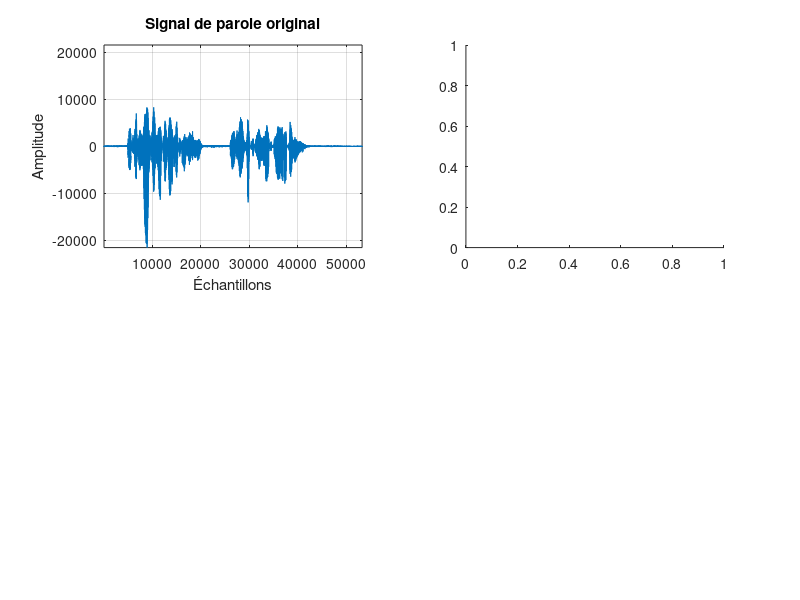

Recreate this plot in MATLAB. (Note: this script raises an error after producing the figure.)
%% Préliminaire 2 : Bruitage du signal de parole
clear; close all; clc;

% Chargement du signal de parole depuis le .mat
load('fcno01fz.mat');   

signal = fcno01fz;

Fe = 8000; 

% Fonction interne pour bruiter 
function [y, bruit] = addNoise(s, RSBdB)
    Ps = mean(s.^2);
    RSB = 10^(RSBdB/10);
    Pn = Ps / RSB;
    bruit = sqrt(Pn) * randn(size(s));
    y = s + bruit;
end

RSB_values = [5 10 15 20];
for i = 1:length(RSB_values)
    [y, bruit] = addNoise(signal, RSB_values(i));

    %  Affichage 
    figure;
    subplot(2,2,1);
    plot(signal);
    title('Signal de parole original');
    xlabel('Échantillons');ylabel('Amplitude');
    xlim([1 length(signal)]); 
    A = max(abs(signal));
    ylim([-A A]);
    grid on;


    subplot(2,2,2);
    spectrogram(signal, hamming(256), 128, 512, Fe, 'yaxis');
    title('Spectrogramme - signal original');

    subplot(2,2,3);
    plot(y);
    title(['Signal bruité (RSB = ', num2str(RSB_values(i)), ' dB)']);
    xlabel('Échantillons');ylabel('Amplitude');
    xlim([1 length(y)]);
    A = max(abs(y));
    ylim([-A A]);
    grid on;


    subplot(2,2,4);
    spectrogram(y, hamming(256), 128, 512, Fe, 'yaxis');
    title('Spectrogramme - signal bruité');
end
